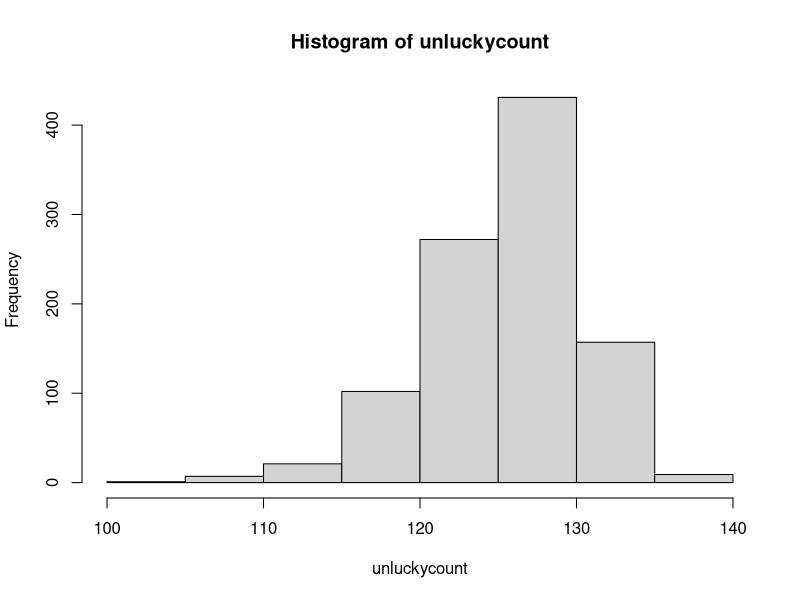
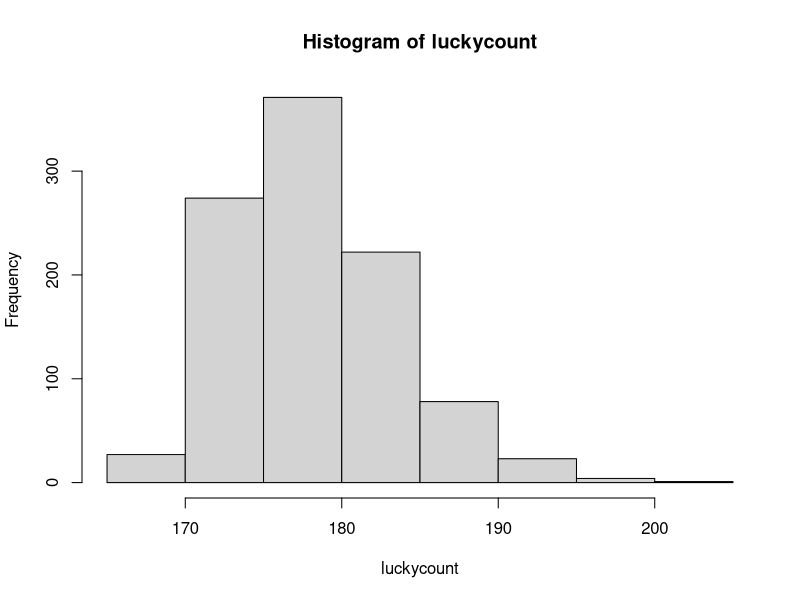
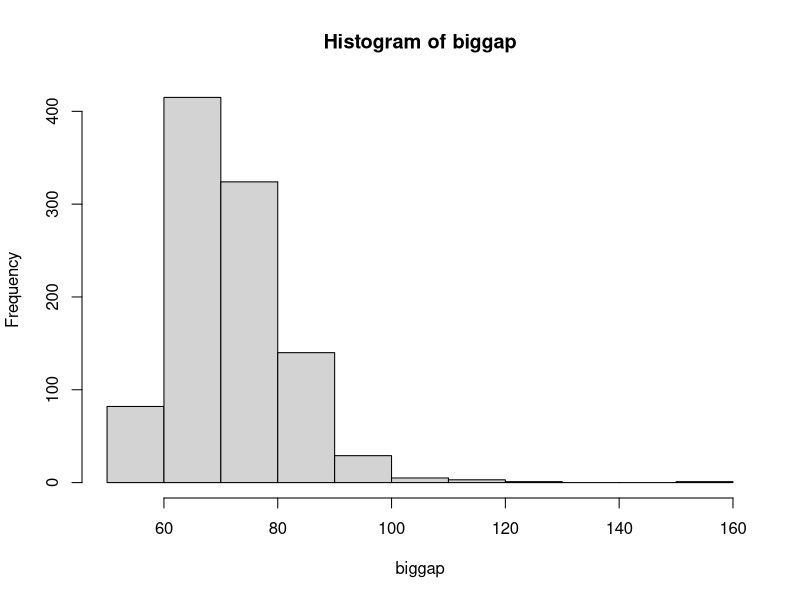

The R script that drew these images, in order:
ndrawings=1240
m=6
M=49

numbercount=rep(0,M)
runninggap=rep(0,M)
maxgap=rep(0,M)

for (i in 1:ndrawings){
  numbersdrawn=sort(sample(M,m))
  numbercount[numbersdrawn]=numbercount[numbersdrawn]+1
  runninggap=runninggap+1
  runninggap[numbersdrawn]=0
  maxgap=pmax(maxgap,runninggap)
}

##################


nrepl=1000
luckycount=rep(0,nrepl)
unluckycount=rep(0,nrepl)
biggap=rep(0,nrepl)

for (j in 1:nrepl){
#draw
  numbercount=rep(0,M)
  runninggap=rep(0,M)
  maxgap=rep(0,M)
  
  for (i in 1:ndrawings){
    numbersdrawn=sort(sample(M,m))
    numbercount[numbersdrawn]=numbercount[numbersdrawn]+1
    runninggap=runninggap+1
    runninggap[numbersdrawn]=0
    maxgap=pmax(maxgap,runninggap)
  }
  
  unluckycount[j]=min(numbercount)
  luckycount[j]=max(numbercount)
  biggap[j]=max(maxgap)
  
}

hist(unluckycount)
hist(luckycount)
hist(biggap)